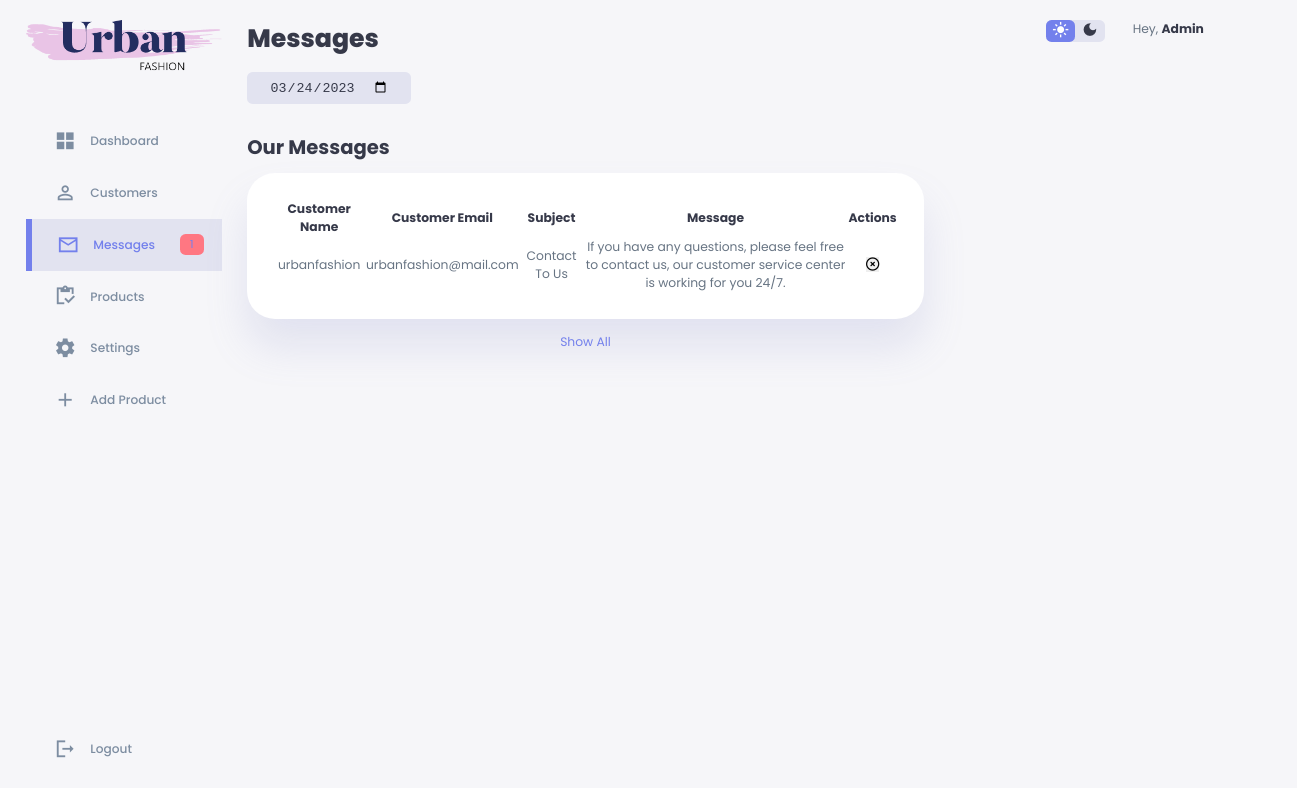
The app's page /admin_area/messages.php (signed in) with its own data.
### tables this page shows
CREATE TABLE `contact_us` (
  `contact_id` int(10) PRIMARY KEY NOT NULL AUTO_INCREMENT,
  `contact_name` text NOT NULL,
  `contact_email` text NOT NULL,
  `contact_heading` text NOT NULL,
  `contact_desc` text NOT NULL  
);

### admin_area/messages.php (the view, shortened to what this page needs)
<?php include 'admin_inc/header.php';
?>
        <div class="sidebar">
          <a href="index.php">
            <span class="material-icons-sharp">grid_view</span>
            <h3>Dashboard</h3>
          </a>
          <a href="customer.php">
            <span class="material-icons-sharp">person_outline</span>
            <h3>Customers</h3>
          </a>
          <a href="#" class="active">
            <span class="material-icons-sharp">mail_outline</span>
            <h3>Messages</h3>
            <span class="message-count"><?php echo $message_count; ?></span>
          </a>
          <a href="product.php">
            <span class="material-icons-sharp">inventory</span>
            <h3>Products</h3>
          </a>
          <a href="#">
            <span class="material-icons-sharp">settings</span>
            <h3>Settings</h3>
          </a>
          <a href="add_product.php">
            <span class="material-icons-sharp">add</span>
            <h3>Add Product</h3>
          </a>
          <a href="../logout.php">
            <span class="material-icons-sharp">logout</span>
            <h3>Logout</h3>
          </a>
        </div>
      </aside>
      <main>
        <h1>Messages</h1>
        <div class="date">
          <input type="date" value="<?php echo date('Y-m-d'); ?>"/>
        </div>
        <div class="recent-orders">
          <h2>Our Messages</h2>
          <table>
            <thead>
              <tr>
                <th>Customer Name</th>
                <th>Customer Email</th>
                <th>Subject</th>
                <th>Message</th>
                <th>Actions</th>
              </tr>
            </thead>
            <tbody>
            <?php
        $query = "SELECT * FROM contact_us";
        if ($result = $con->query($query)) {
          while ($row = $result->fetch_assoc()) {
            $field1name = $row["contact_id"];
            $field2name = $row["contact_name"];
            $field3name = $row["contact_email"];
            $field4name = $row["contact_heading"];
            $field5name = $row["contact_desc"];
echo '
                        <tr>
                            <td> '.$field2name.' </td>
                            <td> '.$field3name.' </td>
                            <td>'.$field4name.'</td>
                            <td>'.$field5name.'</td>
                            <td>
                            <form action="" method="post">
                            <input type="hidden" name="contact_id" value="'.$field1name.'">
                            <button class="btn btn-danger" type="submit" name="delete" value="Delete"><i class="far fa-times-circle"></i></button>
                        </form>
                        </td>
                        </tr>
          ';
          }
        }
        ?>
            </tbody>
          </table>
          <a href="#">Show All</a>
        </div>
      </main>
      <div class="right">
        <div class="top">
          <div class="theme-toggler">
            <span class="material-icons-sharp active">light_mode</span>
            <span class="material-icons-sharp">dark_mode</span>
          </div>
          <div class="profile">
            <div class="info">
              <p>Hey, <b>Admin</b></p>
            </div>
            <div class="profile-photo">
            </div>
          </div>
        </div>
        </div>
      </div>
  </body>
</html>

### admin_area/style.css (style rules this page uses)
:root { --color-primary: #7380ec; --color-danger: #ff7782; --color-success: #41f1b6; --color-warning: #ffbb55; --color-white: #fff; --color-info-dark: #7d8da1; --color-info-light: #dce1eb; --color-dark: #363949; --color-light: rgba(132, 139, 200, 0.18); --color-primary-variant: #111e88; --color-dark-variant: #677483; --color-background: #f6f6f9; --card-border-radius: 2rem; --border-radius-1: 0.4rem; --border-radius-2: 0.8rem; --border-radius-3: 1.2rem; --card-padding: 1.8rem; --padding-1: 1.2rem; --box-shadow: 0 2rem 3rem var(--color-light); }
* { margin: 0; padding: 0; outline: 0; appearance: none; border: 0; text-decoration: none; list-style: none; box-sizing: border-box; }
html { font-size: 14px; }
body { width: 100vw; height: 100vh; font-family: poppins, sans-serif; font-size: 0.88rem; background: var(--color-background); user-select: none; overflow-x: hidden; color: var(--color-dark); }
a { color: var(--color-dark); }
h1 { font-weight: 800; font-size: 1.8rem; }
h2 { font-size: 1.4rem; }
h3 { font-size: 0.87rem; }
.profile-photo { width: 2.8rem; height: 2.8rem; border-radius: 50%; overflow: hidden; }
p { color: var(--color-dark-variant); }
b { color: var(--color-dark); }
aside .sidebar { display: flex; flex-direction: column; height: 86vh; position: relative; top: 3rem; }
aside h3 { font-weight: 500; }
aside .sidebar a { display: flex; color: var(--color-info-dark); margin-left: 2rem; gap: 1rem; align-items: center; position: relative; height: 3.7rem; transition: all 300ms ease; }
aside .sidebar a span { font-size: 1.6rem; transition: all 300ms ease; }
aside .sidebar a:last-child { position: absolute; bottom: 2rem; width: 100%; }
aside .sidebar a.active { background: var(--color-light); color: var(--color-primary); margin-left: 0; }
aside .sidebar a.active:before { content: ""; width: 6px; height: 100%; background: var(--color-primary); }
aside .sidebar a.active span { color: var(--color-primary); margin-left: calc(1rem - 3px); }
aside .sidebar .message-count { background: var(--color-danger); color: var(--color-white); padding: 2px 10px; font-size: 11px; border-radius: var(--border-radius-1); }
main { margin-top: 1.4rem; }
main .date { display: inline-block; background: var(--color-light); border-radius: var(--border-radius-1); margin-top: 1rem; padding: 0.5rem 1.6rem; }
main .date input[type="date"] { background: transparent; color: var(--color-dark); }
main .recent-orders { margin-top: 2rem; }
main .recent-orders h2 { margin-bottom: 0.8rem; }
main .recent-orders table { background: var(--color-white); width: 100%; border-radius: var(--card-border-radius); padding: var(--card-padding); text-align: center; box-shadow: var(--box-shadow); transition: all 300ms ease; }
main table tbody td { height: 2.8rem; border-bottom: 1px solid var(--color-light); color: var(--color-dark-variant); }
main table tbody tr:last-child td { border: none; }
main .recent-orders a { text-align: center; display: block; margin: 1rem auto; color: var(--color-primary); }
.right { margin-top: 1.4rem; }
.right .top { display: flex; justify-content: end; gap: 2rem; }
.right .theme-toggler { background: var(--color-light); display: flex; justify-content: space-between; align-items: center; height: 1.6rem; width: 4.2rem; cursor: pointer; border-radius: var(--border-radius-1); }
.right .theme-toggler span { font-size: 1.2rem; width: 50%; height: 100%; display: flex; align-items: center; justify-content: center; }
.right .theme-toggler span.active { background: var(--color-primary); color: white; border-radius: var(--border-radius-1); }
.right .top .profile { display: flex; gap: 2rem; text-align: right; }

### records on screen
contact_us: contact_name "urbanfashion", contact_email "urbanfashion@mail.com", contact_heading "Contact To Us", contact_desc "If you have any questions, please feel free to contact us, our customer service center is working for you 24/7."

### other values on screen
$message_count "1"
